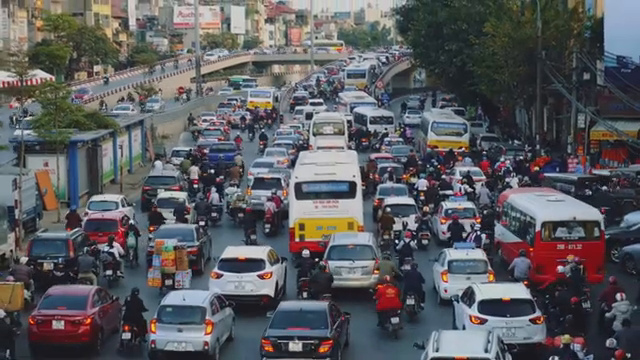
#> input picture frame 28 of test.mp4, 640 x 360 px, given in place of test20.mp4, which was not available
$ python test_helmet.py
#> lines starting #> are read from the running program, lines starting #| are printed output that depends on the picture; after the words box and inside, x2 and y2 are one past the last pixel; in counts of white or black regions, pixels touching at a corner belong together; pictures that were not available may be replaced by others from this repository, and a replacement may not be noted
### backend/utils/evidence.py
import cv2
import logging
import os
from datetime import datetime

from utils.evidence_meta import write_meta

EVIDENCE_ROOT = os.path.join(
    os.path.dirname(os.path.dirname(os.path.abspath(__file__))), "evidence"
)
log = logging.getLogger(__name__)

VIOLATION_TYPES = ("wrong_side", "helmet", "triple_riding", "signal_jump", "smoke_emission")


def ensure_evidence_dirs(root: str = EVIDENCE_ROOT) -> None:
#> called with root = 'backend/evidence'
    for vt in VIOLATION_TYPES:
        os.makedirs(os.path.join(root, vt), exist_ok=True)


# [6 lines left out: function make_key, not called in this run]


class EvidenceRecorder:
    """
    One instance per violation type. Saves a cropped, padded evidence
    image the first time a track is seen, then dedups on that same
    track/grid key until `expiry_frames` frames pass without it — mirrors
    the saved_riders/save_crop pattern from the original test_helmet.py.
    """

    def __init__(self, violation_type: str, root: str = EVIDENCE_ROOT,
                 expiry_frames: int = 150, pad: int = 15):
        assert violation_type in VIOLATION_TYPES, f"unknown violation_type: {violation_type}"
        self.violation_type = violation_type
        self.dir            = os.path.join(root, violation_type)
        os.makedirs(self.dir, exist_ok=True)
        self.expiry_frames  = expiry_frames
        self.pad            = pad
        self._saved: dict   = {}   # key -> frame_count last saved

    def expire(self, frame_count: int) -> None:
        for k in list(self._saved.keys()):
            if frame_count - self._saved[k] > self.expiry_frames:
                del self._saved[k]

    def reset(self) -> None:
        self._saved.clear()

    # [35 lines left out: functions maybe_save, _save_crop, not called in this run]

### backend/utils/draw.py
import cv2
import numpy as np


def blend_rect(frame, x1, y1, x2, y2, color, alpha):
    """
    Alpha-blends a filled rectangle into `frame` in place, touching only the
    pixels inside (x1,y1)-(x2,y2).

    The common pattern elsewhere was `overlay = frame.copy(); cv2.rectangle(
    overlay, ...); cv2.addWeighted(overlay, alpha, frame, 1-alpha, 0, frame)`
    — that copies and blends the ENTIRE frame just to tint a small HUD panel
    or zone. Outside the rectangle the math is a no-op (alpha*px + (1-alpha)*px
    == px), so it's wasted work — real cost on a CPU-only real-time pipeline
    already running 5 YOLO models per frame. This produces the identical
    output, only over the actual rectangle's pixels.
    """
    # cv2.rectangle treats (x1,y1)-(x2,y2) as inclusive on both corners;
    # match that exactly (+1 on the slice end) so this is a true drop-in
    # replacement regardless of whether a caller's x2/y2 is an interior
    # coordinate or the frame edge — an excl-end slice here silently left a
    # 1px unblended strip along the right/bottom edge of every panel that
    # didn't happen to end exactly at the frame boundary.
    h, w = frame.shape[:2]
    x1, y1 = max(0, int(x1)), max(0, int(y1))
    x2, y2 = min(w - 1, int(x2)), min(h - 1, int(y2))
    if x2 < x1 or y2 < y1:
        return
    roi = frame[y1:y2 + 1, x1:x2 + 1]
    overlay = np.full_like(roi, color)
    cv2.addWeighted(overlay, alpha, roi, 1 - alpha, 0, roi)


# [148 lines left out: functions draw_box, draw_label, draw_text, draw_status_panel, draw_violation_alert, not called in this run]

### backend/violations/helmet_violation.py
from utils.math_utils import (boxes_overlap, get_head_box,
                               compute_iou, compute_overlap_ratio)
from collections import defaultdict
from time import time

# ── Confidence thresholds ─────────────────────────────────────────────────────
GENERAL_CONF    = 0.30
HELMET_CONF     = 0.35
# Was 0.02 — low enough that a rider with ZERO no-helmet evidence but only a
# marginal/spurious with-helmet overlap (bleed from a neighboring rider,
# model jitter) got classified "safe" instead of "no decision", verified via
# _make_decision(with_score=0.03, without_score=0.0) -> ("safe", 0.03).
# Raised so weak, noise-level overlaps fall through to no-decision instead of
# confidently asserting "safe".
MIN_SCORE       = 0.12

# ── Minimum rider size ────────────────────────────────────────────────────────
MIN_RIDER_HEIGHT = 40
MIN_RIDER_WIDTH  = 15

# ── Confirmation logic ────────────────────────────────────────────────────────
CONFIRM_FRAMES   = 3
CONFIRM_MAJORITY = 2

# ── Decision logic ────────────────────────────────────────────────────────────
HELMET_DOMINANCE_THRESHOLD = 1.5

# ── TTL ───────────────────────────────────────────────────────────────────────
LOCK_TTL = 5.0

# ── Size bands ────────────────────────────────────────────────────────────────
CLOSE_RIDER_H  = 180
MEDIUM_RIDER_H = 80


class HelmetViolationDetector:

    def __init__(self,
                 frame_w: int = 1920,
                 frame_h: int = 1080,
                 lock_ttl: float = LOCK_TTL,
                 confirm_frames: int = CONFIRM_FRAMES,
                 confirm_majority: int = CONFIRM_MAJORITY,
                 min_rider_h: int | None = None,
                 min_rider_w: int | None = None):

        self.frame_w          = frame_w
        self.frame_h          = frame_h
        self.lock_ttl         = lock_ttl
        self.confirm_frames   = confirm_frames
        self.confirm_majority = confirm_majority
        # Resolution-independent defaults: MIN_RIDER_HEIGHT/WIDTH were fixed pixel
        # values tuned against one particular camera's resolution. A dashcam's
        # actual resolution isn't fixed yet, so derive the gate from frame_h
        # instead — behaves consistently whether the feed is 720p or 4K.
        self.min_rider_h = min_rider_h if min_rider_h is not None else max(24, int(frame_h * 0.035))
        self.min_rider_w = min_rider_w if min_rider_w is not None else max(10, int(frame_w * 0.012))

        self._locked_riders: dict = {}
        self._pending: dict       = defaultdict(list)
        self._prev_size: dict     = {}
        self._last_seen: dict     = {}   # key -> ts, for reaping stale never-confirmed riders

    # ── Public API ────────────────────────────────────────────────────────────

    # [178 lines left out: functions process_frame, reset, _expire_stale, _lock, _get_rider_key, _parse_detections and 1 more, not called in this run]


# ── Pure functions ────────────────────────────────────────────────────────────

def _box_center(box: tuple) -> tuple:
    return ((box[0] + box[2]) / 2, (box[1] + box[3]) / 2)


# [143 lines left out: functions _center_distance, _assign_boxes_to_riders, _is_rider, _get_best_match, _make_decision, not called in this run]

### backend/test_helmet.py
import cv2
import time
from detection.detect import detect_general_objects, detect_helmet_objects
from violations.helmet_violation import HelmetViolationDetector
from utils.evidence import EvidenceRecorder, ensure_evidence_dirs
from utils.draw import blend_rect

# ── Config ────────────────────────────────────────────────────────────────────
VIDEO_PATH   = r"C:\Users\TEJAS\OneDrive\Desktop\Miniproject\test_videos\test20.mp4"
FRAME_SKIP   = 3

DISPLAY_HOLD = 8

# ── Evidence ──────────────────────────────────────────────────────────────────
# Uses the same shared EvidenceRecorder as run_pipeline.py (utils/evidence.py)
# instead of ad-hoc save logic, so isolated-detector runs land in the same
# backend/evidence/helmet/ folder as the unified pipeline — one place, not two.
ensure_evidence_dirs()
recorder = EvidenceRecorder("helmet")

# ── Open video ────────────────────────────────────────────────────────────────
cap = cv2.VideoCapture(VIDEO_PATH)
if not cap.isOpened():
    raise RuntimeError(f"Cannot open video: {VIDEO_PATH}")

frame_w = int(cap.get(cv2.CAP_PROP_FRAME_WIDTH))
frame_h = int(cap.get(cv2.CAP_PROP_FRAME_HEIGHT))

# ── Detector ──────────────────────────────────────────────────────────────────
detector = HelmetViolationDetector(frame_w=frame_w, frame_h=frame_h)

# ── State ─────────────────────────────────────────────────────────────────────
frame_count     = 0
last_general    = []
last_helmet     = []
last_violations = []
last_safe       = []

fps         = 0.0
fps_counter = 0
fps_start   = time.time()


display_boxes: list[dict] = []

VIOLATION_COLOR = (0,   0,   255)
SAFE_COLOR      = (0,   255, 255)

def nearest_bike(rider_box: tuple, general_dets: list) -> tuple | None:
    rx = (rider_box[0] + rider_box[2]) // 2
    ry = (rider_box[1] + rider_box[3]) // 2
    best_box, best_dist = None, float("inf")
    for det in general_dets:
        if det["class"] == 3:
            bx = (det["box"][0] + det["box"][2]) // 2
            by = (det["box"][1] + det["box"][3]) // 2
            d  = abs(rx - bx) + abs(ry - by)
            if d < best_dist:
                best_dist, best_box = d, det["box"]
    return best_box


def update_display_boxes(violations: list, safe_riders: list) -> None:
    """
    Merge fresh detections into the display buffer.
    - New detections reset the TTL to DISPLAY_HOLD.
    - Existing entries count down each call.
    - Violation always overwrites safe for same rider area.
    """
    # Tick down all existing entries
    for db in display_boxes:
        db["ttl"] -= 1

    # Remove expired entries
    display_boxes[:] = [db for db in display_boxes if db["ttl"] > 0]

    def _box_center(b):
        return ((b[0]+b[2])//2, (b[1]+b[3])//2)

    def _close(b1, b2, thresh=60):
        c1, c2 = _box_center(b1), _box_center(b2)
        return abs(c1[0]-c2[0]) < thresh and abs(c1[1]-c2[1]) < thresh

    # Upsert fresh detections into the buffer
    for v in violations:
        matched = False
        for db in display_boxes:
            if _close(db["rider_box"], v["rider_box"]):
                # Always upgrade to violation if same rider
                db.update({"rider_box": v["rider_box"],
                            "head_box":  v["head_box"],
                            "conf":      v["conf"],
                            "label":     "NO HELMET",
                            "color":     VIOLATION_COLOR,
                            "ttl":       DISPLAY_HOLD})
                matched = True
                break
        if not matched:
            display_boxes.append({"rider_box": v["rider_box"],
                                   "head_box":  v["head_box"],
                                   "conf":      v["conf"],
                                   "label":     "NO HELMET",
                                   "color":     VIOLATION_COLOR,
                                   "ttl":       DISPLAY_HOLD})

    for s in safe_riders:
        matched = False
        for db in display_boxes:
            if _close(db["rider_box"], s["rider_box"]):
                # Only update if currently safe — don't downgrade a violation
                if db["label"] != "NO HELMET":
                    db.update({"rider_box": s["rider_box"],
                                "head_box":  s["head_box"],
                                "conf":      s["conf"],
                                "ttl":       DISPLAY_HOLD})
                matched = True
                break
        if not matched:
            display_boxes.append({"rider_box": s["rider_box"],
                                   "head_box":  s["head_box"],
                                   "conf":      s["conf"],
                                   "label":     "HELMET OK",
                                   "color":     SAFE_COLOR,
                                   "ttl":       DISPLAY_HOLD})


OUTLINE_THICKNESS = 2   # cv2.rectangle paints ~1px beyond given coords per side at this thickness (verified empirically)


def draw_boxes(frame) -> None:
    h, w = frame.shape[:2]
    pad = OUTLINE_THICKNESS
    for db in display_boxes:
        x1, y1, x2, y2 = [int(c) for c in db["rider_box"]]
        color = db["color"]
        # Fade box slightly as TTL drops — full opacity at DISPLAY_HOLD,
        # 50% at 1
        alpha = max(0.5, db["ttl"] / DISPLAY_HOLD)

        # Blend only this box's own region instead of a full-frame copy per
        # box per frame — same translucent-outline look, far less work.
        # Pad the crop by the outline thickness — an unpadded crop clips
        # part of the outline's right/bottom edge.
        rx1, ry1 = max(0, x1 - pad), max(0, y1 - pad)
        rx2, ry2 = min(w - 1, x2 + pad), min(h - 1, y2 + pad)
        if rx2 >= rx1 and ry2 >= ry1:
            roi     = frame[ry1:ry2 + 1, rx1:rx2 + 1]
            overlay = roi.copy()
            cv2.rectangle(overlay, (x1 - rx1, y1 - ry1), (x2 - rx1, y2 - ry1), color, OUTLINE_THICKNESS)
            cv2.addWeighted(overlay, alpha, roi, 1 - alpha, 0, roi)

        cv2.putText(frame, db["label"], (x1, y1-6),
                    cv2.FONT_HERSHEY_SIMPLEX, 0.52, color, 1, cv2.LINE_AA)


def draw_hud(frame, fps: float, n_viol: int, n_safe: int) -> None:
    lines = [f"FPS: {fps:.1f}",
             f"Violations: {n_viol}",
             f"Safe: {n_safe}"]
    blend_rect(frame, 6, 6, 200, 72, (18, 18, 18), 0.55)
    for i, txt in enumerate(lines):
        cv2.putText(frame, txt, (14, 24+i*18),
                    cv2.FONT_HERSHEY_SIMPLEX, 0.40,
                    (190, 220, 190), 1, cv2.LINE_AA)


# ── Main loop ─────────────────────────────────────────────────────────────────
try:
    while True:
        ret, frame = cap.read()
#> frame is the input picture: shape (360, 640, 3); mean B, G, R 94.4, 90.6, 90.1
        if not ret:
            break

        frame_count  += 1
        current_time  = time.time()

        # FPS counter
        fps_counter += 1
        elapsed = current_time - fps_start
        if elapsed >= 1.0:
            fps         = fps_counter / elapsed
            fps_counter = 0
            fps_start   = current_time

        recorder.expire(frame_count)

        # Run detection every FRAME_SKIP frames
        if frame_count % FRAME_SKIP == 0:
            last_general    = detect_general_objects(frame)
            last_helmet     = detect_helmet_objects(frame)
            last_violations, last_safe = detector.process_frame(
                last_general, last_helmet, current_time=current_time
            )

            # Save evidence for new violations
            for v in last_violations:
                bike_box = nearest_bike(v["rider_box"], last_general)
                recorder.maybe_save(frame, v["rider_box"], frame_count,
                                     v.get("track_id", -1), extra_box=bike_box)

        # Update persistent display buffer every frame
        update_display_boxes(last_violations, last_safe)

        # Draw persistent boxes and HUD
        draw_boxes(frame)
        draw_hud(frame, fps,
                 sum(1 for db in display_boxes if db["label"] == "NO HELMET"),
                 sum(1 for db in display_boxes if db["label"] == "HELMET OK"))
#> in blend_rect, `roi = frame[y1:y2 + 1, x1:x2 + 1]`:
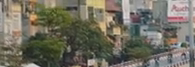
#> roi: shape (67, 195, 3); mean B, G, R 95.8, 109.2, 112.4
#> in blend_rect, `cv2.addWeighted(overlay, alpha, roi, 1 - alpha, 0, roi)`: overlay: shape (67, 195, 3); every value is 18
#> in blend_rect, `cv2.addWeighted(overlay, alpha, roi, 1 - alpha, 0, roi)`:
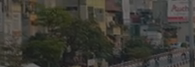
#> roi: shape (67, 195, 3); mean B, G, R 53, 59.1, 60.5
#> in draw_hud, `blend_rect(frame, 6, 6, 200, 72, (18, 18, 18), 0.55)`:
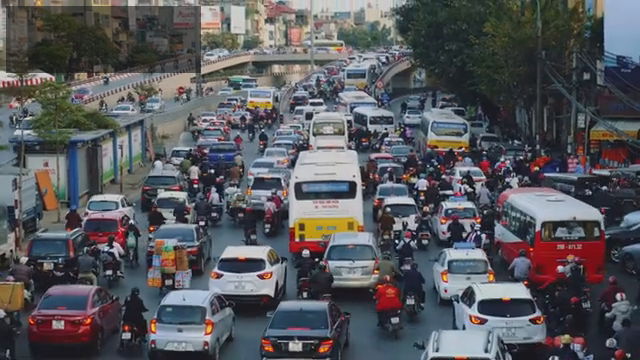
#> frame: shape (360, 640, 3); 5.67% of pixels changed, all inside (x1, y1, x2, y2) = (6, 6, 201, 73)
#> after the loop in draw_hud, `for i, txt in enumerate(lines):`:
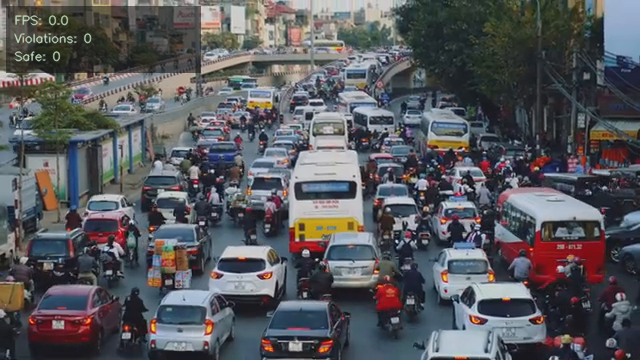
#> frame: shape (360, 640, 3); 0.52% of pixels changed, all inside (x1, y1, x2, y2) = (13, 14, 92, 62)

        cv2.imshow("Helmet Detection", frame)

        key = cv2.waitKey(1) & 0xFF
#> (key Esc is pressed here)
        if key == 27:                   # ESC — quit
            break
        elif key == 32:                 # SPACE — pause
            cv2.waitKey(0)
        elif key == ord('r'):           # R — reset
            detector.reset()
            recorder.reset()
            display_boxes.clear()
            print("Reset!")

finally:
    cap.release()
    cv2.destroyAllWindows()

$ run again, starting later in the video
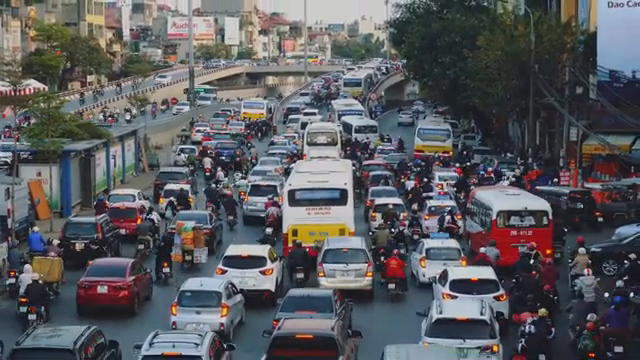
#> input picture frame 127 of test.mp4, 640 x 360 px, given in place of test20.mp4, which was not available
#> frame is the input picture: shape (360, 640, 3); mean B, G, R 93.9, 90.1, 89.3
#> overlay: shape (67, 195, 3); every value is 18
#> in blend_rect, `cv2.addWeighted(overlay, alpha, roi, 1 - alpha, 0, roi)`:
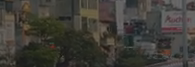
#> roi: shape (67, 195, 3); mean B, G, R 55.2, 61, 63.1
#> after the loop in draw_hud, `for i, txt in enumerate(lines):`:
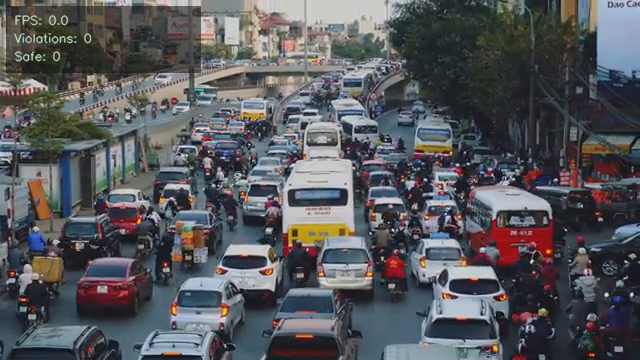
#> frame: shape (360, 640, 3); mean B, G, R 91.7, 87.4, 86.4

$ run again, starting later in the video
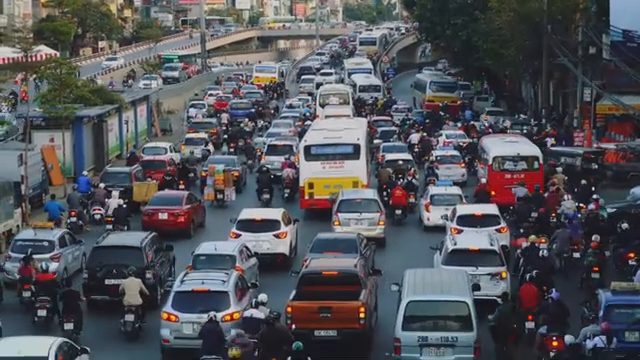
#> input picture frame 226 of test.mp4, 640 x 360 px, given in place of test20.mp4, which was not available
#> frame is the input picture: shape (360, 640, 3); mean B, G, R 88.4, 83.1, 81.8
#> overlay: shape (67, 195, 3); every value is 18
#> in blend_rect, `cv2.addWeighted(overlay, alpha, roi, 1 - alpha, 0, roi)`:
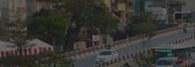
#> roi: shape (67, 195, 3); mean B, G, R 51.5, 55.7, 56.5
#> after the loop in draw_hud, `for i, txt in enumerate(lines):`:
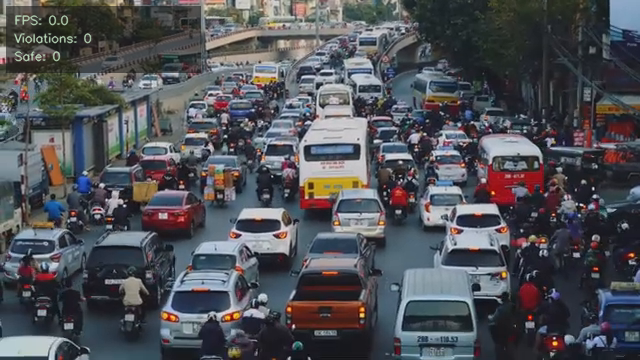
#> frame: shape (360, 640, 3); mean B, G, R 86.4, 80.9, 79.4
